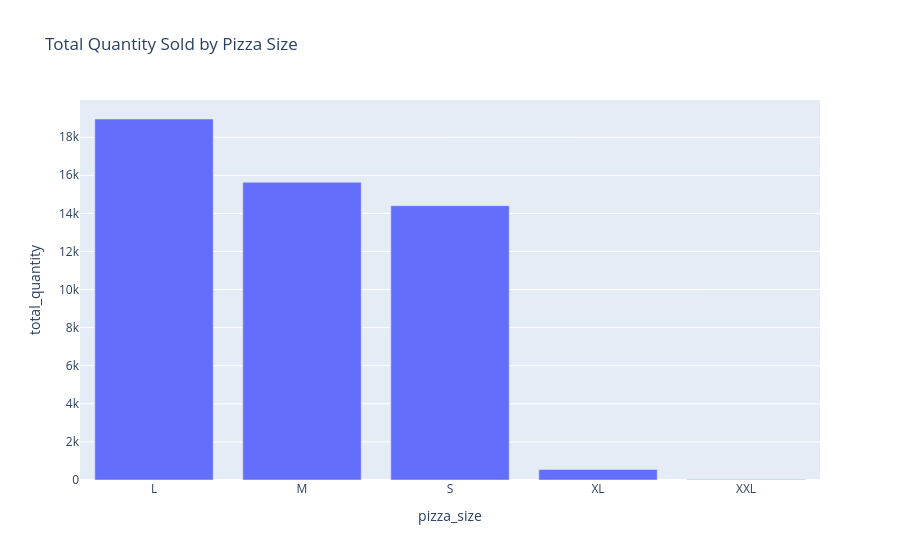

The notebook cell this image was saved under:
### Markdown cell above
## 7. Quantity Sold by Size

### Code cell
query = """
SELECT pizza_size, 
       SUM(quantity) AS total_quantity
FROM pizza
GROUP BY pizza_size
ORDER BY total_quantity DESC;
"""

size_df = duckdb.sql(query).df()

fig = px.bar(
    size_df,
    x="pizza_size",
    y="total_quantity",
    title="Total Quantity Sold by Pizza Size"
)

fig.show()

### Figure 1 — Plotly figure (JSON) as saved in the notebook; plotly's stock layout.template omitted (floating-point values rounded to 4 significant figures)
{"data": [{"hovertemplate": "pizza_size=%{x}<br>total_quantity=%{y}<extra></extra>", "legendgroup": "", "marker": {"color": "#636efa", "pattern": {"shape": ""}}, "name": "", "orientation": "v", "showlegend": false, "textposition": "auto", "type": "bar", "x": ["L", "M", "S", "XL", "XXL"], "xaxis": "x", "y": [18960.0, 15640.0, 14400.0, 552.0, 28.0], "yaxis": "y"}], "layout": {"barmode": "relative", "legend": {"tracegroupgap": 0}, "title": {"text": "Total Quantity Sold by Pizza Size"}, "xaxis": {"anchor": "y", "domain": [0, 1], "title": {"text": "pizza_size"}}, "yaxis": {"anchor": "x", "domain": [0, 1], "title": {"text": "total_quantity"}}}}
